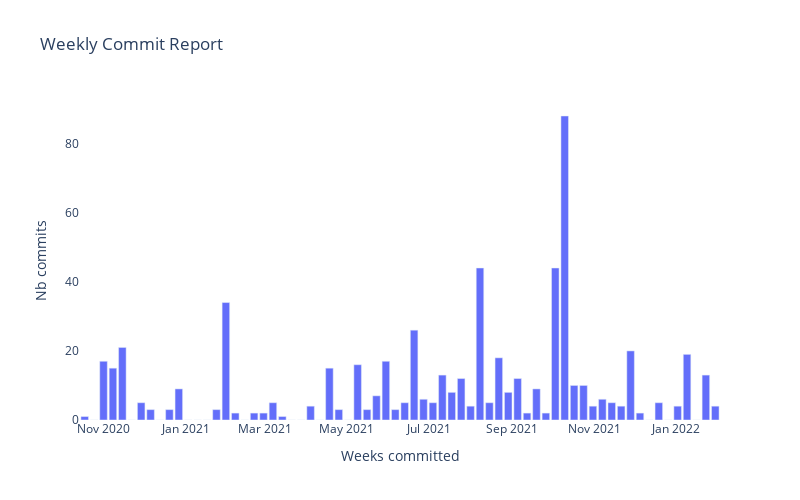

Here is the notebook cell this chart was saved with:
### Markdown cell above
### Plot a line chart of weekly commit activity

### Code cell
fig = px.bar(df_weekly,
       title="Weekly Commit Report",
       x="COMMIT_DATE",
       y="WEEKLY_COMMITS",
       labels={
           'COMMIT_DATE':'Weeks committed',
           'WEEKLY_COMMITS':"Nb. commits"
      })
fig.update_layout(
    plot_bgcolor="#ffffff",
    width=800,
    height=500,
)

### Figure 1 — Plotly figure (JSON) as saved in the notebook; plotly's stock layout.template omitted (floating-point values rounded to 4 significant figures)
{"data": [{"alignmentgroup": "True", "hovertemplate": "Weeks committed=%{x}<br>Nb commits=%{y}<extra></extra>", "legendgroup": "", "marker": {"color": "#636efa"}, "name": "", "offsetgroup": "", "orientation": "v", "showlegend": false, "textposition": "auto", "type": "bar", "x": ["2020-10-18T00:00:00", "2020-10-25T00:00:00", "2020-11-01T00:00:00", "2020-11-08T00:00:00", "2020-11-15T00:00:00", "2020-11-22T00:00:00", "2020-11-29T00:00:00", "2020-12-06T00:00:00", "2020-12-13T00:00:00", "2020-12-20T00:00:00", "2020-12-27T00:00:00", "2021-01-03T00:00:00", "2021-01-10T00:00:00", "2021-01-17T00:00:00", "2021-01-24T00:00:00", "2021-01-31T00:00:00", "2021-02-07T00:00:00", "2021-02-14T00:00:00", "2021-02-21T00:00:00", "2021-02-28T00:00:00", "2021-03-07T00:00:00", "2021-03-14T00:00:00", "2021-03-21T00:00:00", "2021-03-28T00:00:00", "2021-04-04T00:00:00", "2021-04-11T00:00:00", "2021-04-18T00:00:00", "2021-04-25T00:00:00", "2021-05-02T00:00:00", "2021-05-09T00:00:00", "2021-05-16T00:00:00", "2021-05-23T00:00:00", "2021-05-30T00:00:00", "2021-06-06T00:00:00", "2021-06-13T00:00:00", "2021-06-20T00:00:00", "2021-06-27T00:00:00", "2021-07-04T00:00:00", "2021-07-11T00:00:00", "2021-07-18T00:00:00", "2021-07-25T00:00:00", "2021-08-01T00:00:00", "2021-08-08T00:00:00", "2021-08-15T00:00:00", "2021-08-22T00:00:00", "2021-08-29T00:00:00", "2021-09-05T00:00:00", "2021-09-12T00:00:00", "2021-09-19T00:00:00", "2021-09-26T00:00:00", "2021-10-03T00:00:00", "2021-10-10T00:00:00", "2021-10-17T00:00:00", "2021-10-24T00:00:00", "2021-10-31T00:00:00", "2021-11-07T00:00:00", "2021-11-14T00:00:00", "2021-11-21T00:00:00", "2021-11-28T00:00:00", "2021-12-05T00:00:00", "2021-12-12T00:00:00", "2021-12-19T00:00:00", "2021-12-26T00:00:00", "2022-01-02T00:00:00", "2022-01-09T00:00:00", "2022-01-16T00:00:00", "2022-01-23T00:00:00", "2022-01-30T00:00:00"], "xaxis": "x", "y": [1, 0, 17, 15, 21, 0, 5, 3, 0, 3, 9, 0, 0, 0, 3, 34, 2, 0, 2, 2, 5, 1, 0, 0, 4, 0, 15, 3, 0, 16, 3, 7, 17, 3, 5, 26, 6, 5, 13, 8, 12, 4, 44, 5, 18, 8, 12, 2, 9, 2, 44, 88, 10, 10, 4, 6, 5, 4, 20, 2, 0, 5, 0, 4, 19, 0, 13, 4], "yaxis": "y"}], "layout": {"barmode": "relative", "height": 500, "legend": {"tracegroupgap": 0}, "plot_bgcolor": "#ffffff", "title": {"text": "Weekly Commit Report"}, "width": 800, "xaxis": {"anchor": "y", "autorange": true, "domain": [0, 1], "range": ["2020-10-14 12:00", "2022-02-02 12:00"], "title": {"text": "Weeks committed"}, "type": "date"}, "yaxis": {"anchor": "x", "autorange": true, "domain": [0, 1], "range": [0, 92.63], "title": {"text": "Nb commits"}, "type": "linear"}}}
